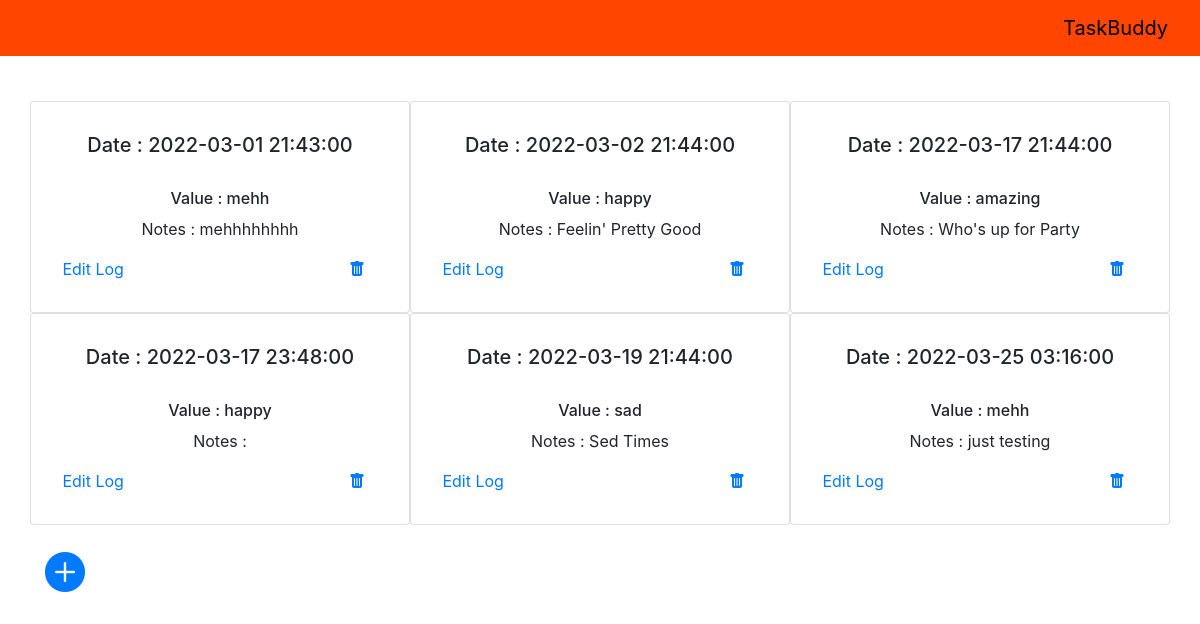
The page /view_logs/2 (signed in) on the database its author committed.
### application/models.py (models this page shows, shortened)
class Log(db.Model):
    __tablename__ = "log"
    log_id = db.Column(db.Integer, primary_key=True, autoincrement=True)
    timestamp = db.Column(db.DateTime, nullable=False, default=datetime.utcnow())
    value = db.Column(db.Float)
    value_mcq_choice = db.Column(db.String(150))
    notes = db.Column(db.String(150))
    tracker_id = db.Column(db.Integer, db.ForeignKey('tracker.tracker_id'))
    user_id = db.Column(db.Integer, db.ForeignKey('user.user_id'))

### application/routes.py (the view, shortened to what this page needs)
@app.route("/view_logs/<trackerid>", methods=['GET', 'POST'])
@login_required
def view_logs(trackerid):
    logs = None
    plot_flag=False
    xaxis = []
    yaxis = []
    logs = Log.query.filter_by(tracker_id= int(trackerid), user_id= current_user.get_id()).order_by(Log.timestamp.asc())
    try:
        temp_log = logs.first()
    except:
        print("No files in Log")
    return render_template("view_logs.html", logs=logs, trackerid=trackerid, x_axis=xaxis,y_axis=yaxis, plot_flag=plot_flag)

### application/models.py (called while the page is built)
    def get_id(self):
        return (self.user_id)

### main.py (called while the page is built)
def create_app(app=None, api=None):
    app = Flask(__name__, static_folder="static", template_folder="templates")
    if os.getenv('ENV', "development") == "production":
        raise Exception("No production config setup")
    else:
        print("Starting local development")
        app.config.from_object(LocalDevelopmentConfig)
    db.init_app(app)
    api = Api(app)
    app.app_context().push()
    login_manager = LoginManager()
    login_manager.init_app(app)
    login_manager.login_view = 'login'
    @login_manager.user_loader
    def load_user(user_id):
        return User.query.get(int(user_id))
    return app, api

### templates/view_logs.html (shortened to what this page needs)
{% extends 'base.html' %}
{% block content %}
    <div class="graph" align="center" style="padding-bottom: 25px;">
    </div>
    <div class="row">
        {% for log in logs %}
        <div class=" col-md-4 card" style="padding: 1%;">
            <div class="card-body" id="{{log.tracker_id}}">
                <h5 style="text-align: center;">Date : {{log.timestamp}}</h5>
                <br>
                {% if log.value %}
                    <h6 class="card-text" style="text-align: center;">Value: {{ log.value }}</h6>
                {% else %}
                    <h6 class="card-text" style="text-align: center;">Value : {{ log.value_mcq_choice }}</h6>
                {% endif %}
                <p style="text-align: center;" class="log-text">Notes : {{log.notes}}</p>
                <a href="{{url_for('edit_log',logid = log.log_id, trackerid=log.tracker_id)}}" class="log-link">Edit Log</a>
                <a href="{{ url_for('delete_log',logid = log.log_id,trackerid=log.tracker_id) }}" style="margin-left: 70%;"><i class="bi bi-trash-fill"></i></a>
            </div>
        </div>
        {% endfor %}
    </div>
    <br>
    <h1>
        <a href="{{ url_for('add_log',trackerid=trackerid) }}" style="bottom: 0;" ><i class="bi bi-plus-circle-fill"></i></a>
    </h1>
{% endblock %}

### rows shown on the page
Log: timestamp "2022-03-01 21:43:00", value_mcq_choice "mehh", notes "mehhhhhhhh"
Log: timestamp "2022-03-02 21:44:00", value_mcq_choice "happy", notes "Feelin' Pretty Good"
Log: timestamp "2022-03-17 21:44:00", value_mcq_choice "amazing", notes "Who's up for Party"
Log: timestamp "2022-03-17 23:48:00", value_mcq_choice "happy"
Log: timestamp "2022-03-19 21:44:00", value_mcq_choice "sad", notes "Sed Times"
Log: timestamp "2022-03-25 03:16:00", value_mcq_choice "mehh", notes "just testing"
